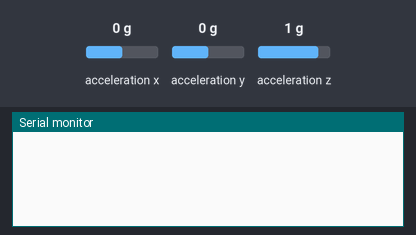
Bench run of a sketch on a simulated Arduino Uno, built with avr-gcc and run on an emulated ATmega328P. On the bench: the last lines printed to the serial monitor. Inputs (shaded band) come from the test bench; at power-on: acceleration x 0 g, acceleration y 0 g, acceleration z 1 g.

Above: at 1.2 s.
1.3 s: acceleration x set to -1.4 g
At 1.51 s:
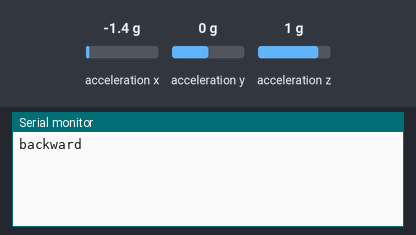
3.4 s: acceleration x set to 1.4 g
At 3.61 s:
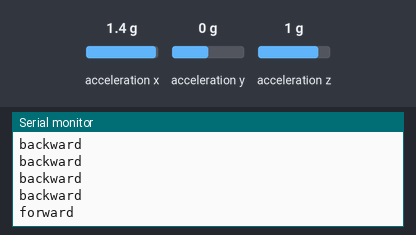

Measured:
- after the input at 1.3 s, the serial monitor: prints a new line at once (image 1)
- after the input at 3.4 s, the serial monitor: prints a new line at once (image 2)

The sketch:

nano_glove_transmitter.ino
```cpp
#include <Arduino.h>
#include <Wire.h>
#include <MPU6050.h>

MPU6050 mpu;
String command = "";

void setup() {
  Serial.begin(9600);
  Wire.begin();
  mpu.initialize();
}

void loop() {
  int ax = mpu.getAccelerationX();
  int ay = mpu.getAccelerationY();
  int az = mpu.getAccelerationZ();

  if (ax > 15000) command = "forward";
  else if (ax < -15000) command = "backward";
  else if (ay > 15000) command = "left";
  else if (ay < -15000) command = "right";
  else if (az < 1000) command = "stop";

  if (command != "") {
    Serial.println(command);
    delay(300);
    command = "";
  }
}
```
